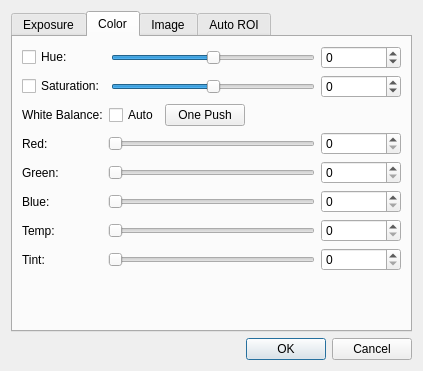
<?xml version="1.0" encoding="UTF-8"?>
<ui version="4.0">
 <class>DialogCameraSetup</class>
 <widget class="QDialog" name="DialogCameraSetup">
  <property name="geometry">
   <rect>
    <x>0</x>
    <y>0</y>
    <width>423</width>
    <height>371</height>
   </rect>
  </property>
  <property name="windowTitle">
   <string>Camera Setup Beginner Mode</string>
  </property>
  <layout class="QVBoxLayout" name="verticalLayout_4">
   <item>
    <widget class="QTabWidget" name="tabWidget">
     <property name="currentIndex">
      <number>1</number>
     </property>
     <widget class="QWidget" name="tab">
      <attribute name="title">
       <string>Exposure</string>
      </attribute>
      <layout class="QVBoxLayout" name="verticalLayout_3">
       <item>
        <layout class="QGridLayout" name="gridLayout_2">
         <item row="0" column="0">
          <widget class="QLabel" name="label_10">
           <property name="minimumSize">
            <size>
             <width>0</width>
             <height>0</height>
            </size>
           </property>
           <property name="text">
            <string>Brightness:</string>
           </property>
           <property name="alignment">
            <set>Qt::AlignLeading|Qt::AlignLeft|Qt::AlignVCenter</set>
           </property>
          </widget>
         </item>
         <item row="0" column="1">
          <widget class="QSlider" name="horizontalSliderBrightness">
           <property name="minimum">
            <number>-100</number>
           </property>
           <property name="maximum">
            <number>100</number>
           </property>
           <property name="orientation">
            <enum>Qt::Horizontal</enum>
           </property>
          </widget>
         </item>
         <item row="0" column="2">
          <widget class="QSpinBox" name="spinBoxBrightness">
           <property name="minimumSize">
            <size>
             <width>80</width>
             <height>0</height>
            </size>
           </property>
           <property name="minimum">
            <number>-100</number>
           </property>
           <property name="maximum">
            <number>100</number>
           </property>
          </widget>
         </item>
         <item row="1" column="0">
          <widget class="QLabel" name="label_13">
           <property name="text">
            <string>Contrast:</string>
           </property>
           <property name="alignment">
            <set>Qt::AlignLeading|Qt::AlignLeft|Qt::AlignVCenter</set>
           </property>
          </widget>
         </item>
         <item row="1" column="1">
          <widget class="QSlider" name="horizontalSliderContrast">
           <property name="minimum">
            <number>-100</number>
           </property>
           <property name="maximum">
            <number>100</number>
           </property>
           <property name="orientation">
            <enum>Qt::Horizontal</enum>
           </property>
          </widget>
         </item>
         <item row="1" column="2">
          <widget class="QSpinBox" name="spinBoxContrast">
           <property name="minimum">
            <number>-100</number>
           </property>
           <property name="maximum">
            <number>100</number>
           </property>
          </widget>
         </item>
         <item row="2" column="0">
          <widget class="QLabel" name="label_11">
           <property name="text">
            <string>BlackLevel:</string>
           </property>
           <property name="alignment">
            <set>Qt::AlignLeading|Qt::AlignLeft|Qt::AlignVCenter</set>
           </property>
          </widget>
         </item>
         <item row="2" column="1">
          <widget class="QSlider" name="horizontalSliderBlacklevel">
           <property name="minimum">
            <number>-100</number>
           </property>
           <property name="maximum">
            <number>100</number>
           </property>
           <property name="orientation">
            <enum>Qt::Horizontal</enum>
           </property>
          </widget>
         </item>
         <item row="2" column="2">
          <widget class="QSpinBox" name="spinBoxBlacklevel">
           <property name="minimum">
            <number>-100</number>
           </property>
           <property name="maximum">
            <number>100</number>
           </property>
          </widget>
         </item>
         <item row="3" column="0">
          <widget class="QLabel" name="label_12">
           <property name="text">
            <string>Gain(*10):</string>
           </property>
           <property name="alignment">
            <set>Qt::AlignLeading|Qt::AlignLeft|Qt::AlignVCenter</set>
           </property>
          </widget>
         </item>
         <item row="3" column="1">
          <widget class="QSlider" name="horizontalSliderGain">
           <property name="maximum">
            <number>500</number>
           </property>
           <property name="orientation">
            <enum>Qt::Horizontal</enum>
           </property>
          </widget>
         </item>
         <item row="3" column="2">
          <widget class="QSpinBox" name="spinBoxGain">
           <property name="maximum">
            <number>500</number>
           </property>
          </widget>
         </item>
        </layout>
       </item>
       <item>
        <widget class="Line" name="line">
         <property name="orientation">
          <enum>Qt::Horizontal</enum>
         </property>
        </widget>
       </item>
       <item>
        <layout class="QHBoxLayout" name="horizontalLayout_3">
         <item>
          <widget class="QLabel" name="label_7">
           <property name="minimumSize">
            <size>
             <width>100</width>
             <height>0</height>
            </size>
           </property>
           <property name="text">
            <string>Exposure Time:</string>
           </property>
          </widget>
         </item>
         <item>
          <widget class="QSlider" name="horizontalSliderExposureTime">
           <property name="orientation">
            <enum>Qt::Horizontal</enum>
           </property>
          </widget>
         </item>
         <item>
          <widget class="QSpinBox" name="spinBoxExposureTime">
           <property name="minimumSize">
            <size>
             <width>80</width>
             <height>0</height>
            </size>
           </property>
          </widget>
         </item>
        </layout>
       </item>
       <item>
        <layout class="QHBoxLayout" name="horizontalLayout_4">
         <item>
          <widget class="QPushButton" name="pushButtonExposureOnePush">
           <property name="text">
            <string>One Push</string>
           </property>
          </widget>
         </item>
         <item>
          <widget class="QCheckBox" name="checkBoxAutoExposure">
           <property name="text">
            <string>Auto Exposure</string>
           </property>
          </widget>
         </item>
         <item>
          <spacer name="horizontalSpacer_3">
           <property name="orientation">
            <enum>Qt::Horizontal</enum>
           </property>
           <property name="sizeHint" stdset="0">
            <size>
             <width>40</width>
             <height>20</height>
            </size>
           </property>
          </spacer>
         </item>
        </layout>
       </item>
       <item>
        <layout class="QGridLayout" name="gridLayout_3">
         <item row="0" column="1">
          <widget class="QSpinBox" name="spinBoxAutoExposureMin">
           <property name="minimumSize">
            <size>
             <width>80</width>
             <height>0</height>
            </size>
           </property>
           <property name="maximum">
            <number>255</number>
           </property>
          </widget>
         </item>
         <item row="1" column="0">
          <widget class="QLabel" name="label_9">
           <property name="text">
            <string>Auto Exposure Max Value:</string>
           </property>
          </widget>
         </item>
         <item row="1" column="1">
          <widget class="QSpinBox" name="spinBoxAutoExposureMax">
           <property name="maximum">
            <number>255</number>
           </property>
          </widget>
         </item>
         <item row="0" column="0">
          <widget class="QLabel" name="label_8">
           <property name="text">
            <string>Auto Exposure Min Value:</string>
           </property>
          </widget>
         </item>
         <item row="0" column="2">
          <spacer name="horizontalSpacer_4">
           <property name="orientation">
            <enum>Qt::Horizontal</enum>
           </property>
           <property name="sizeHint" stdset="0">
            <size>
             <width>40</width>
             <height>20</height>
            </size>
           </property>
          </spacer>
         </item>
        </layout>
       </item>
      </layout>
     </widget>
     <widget class="QWidget" name="tab_2">
      <attribute name="title">
       <string>Color</string>
      </attribute>
      <layout class="QVBoxLayout" name="verticalLayout">
       <item>
        <layout class="QGridLayout" name="gridLayout_4">
         <item row="0" column="2">
          <widget class="QSlider" name="horizontalSliderHue">
           <property name="minimum">
            <number>-100</number>
           </property>
           <property name="maximum">
            <number>100</number>
           </property>
           <property name="orientation">
            <enum>Qt::Horizontal</enum>
           </property>
          </widget>
         </item>
         <item row="1" column="3">
          <widget class="QSpinBox" name="spinBoxSaturation">
           <property name="minimumSize">
            <size>
             <width>80</width>
             <height>0</height>
            </size>
           </property>
           <property name="minimum">
            <number>-100</number>
           </property>
           <property name="maximum">
            <number>100</number>
           </property>
          </widget>
         </item>
         <item row="0" column="3">
          <widget class="QSpinBox" name="spinBoxHue">
           <property name="minimumSize">
            <size>
             <width>80</width>
             <height>0</height>
            </size>
           </property>
           <property name="minimum">
            <number>-100</number>
           </property>
           <property name="maximum">
            <number>100</number>
           </property>
          </widget>
         </item>
         <item row="1" column="2">
          <widget class="QSlider" name="horizontalSliderSaturation">
           <property name="minimum">
            <number>-100</number>
           </property>
           <property name="maximum">
            <number>100</number>
           </property>
           <property name="orientation">
            <enum>Qt::Horizontal</enum>
           </property>
          </widget>
         </item>
         <item row="0" column="1">
          <widget class="QCheckBox" name="checkBoxHue">
           <property name="text">
            <string>Hue:</string>
           </property>
          </widget>
         </item>
         <item row="1" column="1">
          <widget class="QCheckBox" name="checkBoxSaturation">
           <property name="text">
            <string>Saturation:</string>
           </property>
          </widget>
         </item>
        </layout>
       </item>
       <item>
        <layout class="QHBoxLayout" name="horizontalLayout_5">
         <item>
          <widget class="QLabel" name="label_16">
           <property name="text">
            <string>White Balance:</string>
           </property>
          </widget>
         </item>
         <item>
          <widget class="QCheckBox" name="checkBoxAutoWhiteBalance">
           <property name="text">
            <string>Auto</string>
           </property>
          </widget>
         </item>
         <item>
          <widget class="QPushButton" name="pushButtonWhiteBalanceOnePush">
           <property name="text">
            <string>One Push</string>
           </property>
          </widget>
         </item>
         <item>
          <spacer name="horizontalSpacer_5">
           <property name="orientation">
            <enum>Qt::Horizontal</enum>
           </property>
           <property name="sizeHint" stdset="0">
            <size>
             <width>40</width>
             <height>20</height>
            </size>
           </property>
          </spacer>
         </item>
        </layout>
       </item>
       <item>
        <layout class="QGridLayout" name="gridLayout_5">
         <item row="0" column="0">
          <widget class="QLabel" name="label_17">
           <property name="minimumSize">
            <size>
             <width>80</width>
             <height>0</height>
            </size>
           </property>
           <property name="text">
            <string>Red:</string>
           </property>
           <property name="alignment">
            <set>Qt::AlignLeading|Qt::AlignLeft|Qt::AlignVCenter</set>
           </property>
          </widget>
         </item>
         <item row="0" column="1">
          <widget class="QSlider" name="horizontalSliderRed">
           <property name="orientation">
            <enum>Qt::Horizontal</enum>
           </property>
          </widget>
         </item>
         <item row="0" column="2">
          <widget class="QSpinBox" name="spinBoxRed">
           <property name="minimumSize">
            <size>
             <width>80</width>
             <height>0</height>
            </size>
           </property>
          </widget>
         </item>
         <item row="1" column="0">
          <widget class="QLabel" name="label_18">
           <property name="text">
            <string>Green:</string>
           </property>
           <property name="alignment">
            <set>Qt::AlignLeading|Qt::AlignLeft|Qt::AlignVCenter</set>
           </property>
          </widget>
         </item>
         <item row="1" column="1">
          <widget class="QSlider" name="horizontalSliderGreen">
           <property name="orientation">
            <enum>Qt::Horizontal</enum>
           </property>
          </widget>
         </item>
         <item row="1" column="2">
          <widget class="QSpinBox" name="spinBoxGreen">
           <property name="minimumSize">
            <size>
             <width>80</width>
             <height>0</height>
            </size>
           </property>
          </widget>
         </item>
         <item row="2" column="0">
          <widget class="QLabel" name="label_19">
           <property name="text">
            <string>Blue:</string>
           </property>
           <property name="alignment">
            <set>Qt::AlignLeading|Qt::AlignLeft|Qt::AlignVCenter</set>
           </property>
          </widget>
         </item>
         <item row="2" column="1">
          <widget class="QSlider" name="horizontalSliderBlue">
           <property name="orientation">
            <enum>Qt::Horizontal</enum>
           </property>
          </widget>
         </item>
         <item row="2" column="2">
          <widget class="QSpinBox" name="spinBoxBlue">
           <property name="minimumSize">
            <size>
             <width>80</width>
             <height>0</height>
            </size>
           </property>
          </widget>
         </item>
        </layout>
       </item>
       <item>
        <layout class="QGridLayout" name="gridLayout_8">
         <item row="1" column="0">
          <widget class="QLabel" name="label_20">
           <property name="text">
            <string>Tint:</string>
           </property>
           <property name="alignment">
            <set>Qt::AlignLeading|Qt::AlignLeft|Qt::AlignVCenter</set>
           </property>
          </widget>
         </item>
         <item row="1" column="1">
          <widget class="QSlider" name="horizontalSliderTint">
           <property name="orientation">
            <enum>Qt::Horizontal</enum>
           </property>
          </widget>
         </item>
         <item row="0" column="1">
          <widget class="QSlider" name="horizontalSliderTemp">
           <property name="orientation">
            <enum>Qt::Horizontal</enum>
           </property>
          </widget>
         </item>
         <item row="0" column="2">
          <widget class="QSpinBox" name="spinBoxTemp">
           <property name="minimumSize">
            <size>
             <width>80</width>
             <height>0</height>
            </size>
           </property>
          </widget>
         </item>
         <item row="0" column="0">
          <widget class="QLabel" name="label_21">
           <property name="minimumSize">
            <size>
             <width>80</width>
             <height>0</height>
            </size>
           </property>
           <property name="text">
            <string>Temp:</string>
           </property>
           <property name="alignment">
            <set>Qt::AlignLeading|Qt::AlignLeft|Qt::AlignVCenter</set>
           </property>
          </widget>
         </item>
         <item row="1" column="2">
          <widget class="QSpinBox" name="spinBoxTint">
           <property name="minimumSize">
            <size>
             <width>80</width>
             <height>0</height>
            </size>
           </property>
          </widget>
         </item>
        </layout>
       </item>
       <item>
        <spacer name="verticalSpacer_2">
         <property name="orientation">
          <enum>Qt::Vertical</enum>
         </property>
         <property name="sizeHint" stdset="0">
          <size>
           <width>20</width>
           <height>40</height>
          </size>
         </property>
        </spacer>
       </item>
      </layout>
     </widget>
     <widget class="QWidget" name="tab_3">
      <attribute name="title">
       <string>Image</string>
      </attribute>
      <layout class="QVBoxLayout" name="verticalLayout_5">
       <item>
        <layout class="QGridLayout" name="gridLayout_6">
         <item row="0" column="1">
          <widget class="QSlider" name="horizontalSliderSharpness">
           <property name="orientation">
            <enum>Qt::Horizontal</enum>
           </property>
          </widget>
         </item>
         <item row="0" column="2">
          <widget class="QSpinBox" name="spinBoxSharpness">
           <property name="minimumSize">
            <size>
             <width>80</width>
             <height>0</height>
            </size>
           </property>
          </widget>
         </item>
         <item row="1" column="1">
          <widget class="QSlider" name="horizontalSliderGamma">
           <property name="orientation">
            <enum>Qt::Horizontal</enum>
           </property>
          </widget>
         </item>
         <item row="1" column="2">
          <widget class="QSpinBox" name="spinBoxGamma">
           <property name="minimumSize">
            <size>
             <width>80</width>
             <height>0</height>
            </size>
           </property>
          </widget>
         </item>
         <item row="2" column="1">
          <widget class="QSlider" name="horizontalSliderDenoise">
           <property name="orientation">
            <enum>Qt::Horizontal</enum>
           </property>
          </widget>
         </item>
         <item row="2" column="2">
          <widget class="QSpinBox" name="spinBoxDenoise">
           <property name="minimumSize">
            <size>
             <width>80</width>
             <height>0</height>
            </size>
           </property>
          </widget>
         </item>
         <item row="0" column="0">
          <widget class="QCheckBox" name="checkBoxSharpness">
           <property name="text">
            <string>Sharpness</string>
           </property>
          </widget>
         </item>
         <item row="2" column="0">
          <widget class="QCheckBox" name="checkBoxDenoise">
           <property name="text">
            <string>Denoise:</string>
           </property>
          </widget>
         </item>
         <item row="1" column="0">
          <widget class="QCheckBox" name="checkBoxGamma">
           <property name="text">
            <string>Gamma*10:</string>
           </property>
          </widget>
         </item>
        </layout>
       </item>
       <item>
        <layout class="QHBoxLayout" name="horizontalLayout_6">
         <item>
          <layout class="QGridLayout" name="gridLayout_7">
           <item row="0" column="0">
            <widget class="QLabel" name="label_23">
             <property name="text">
              <string>Flip Horizontal:</string>
             </property>
            </widget>
           </item>
           <item row="0" column="1">
            <widget class="QCheckBox" name="checkBoxHFlip">
             <property name="text">
              <string>Enable</string>
             </property>
            </widget>
           </item>
           <item row="1" column="0">
            <widget class="QLabel" name="label_24">
             <property name="text">
              <string>Flip Vertical:</string>
             </property>
            </widget>
           </item>
           <item row="1" column="1">
            <widget class="QCheckBox" name="checkBoxVFlip">
             <property name="text">
              <string>Enable</string>
             </property>
            </widget>
           </item>
          </layout>
         </item>
         <item>
          <spacer name="horizontalSpacer_6">
           <property name="orientation">
            <enum>Qt::Horizontal</enum>
           </property>
           <property name="sizeHint" stdset="0">
            <size>
             <width>40</width>
             <height>20</height>
            </size>
           </property>
          </spacer>
         </item>
        </layout>
       </item>
       <item>
        <spacer name="verticalSpacer_3">
         <property name="orientation">
          <enum>Qt::Vertical</enum>
         </property>
         <property name="sizeHint" stdset="0">
          <size>
           <width>20</width>
           <height>152</height>
          </size>
         </property>
        </spacer>
       </item>
      </layout>
     </widget>
     <widget class="QWidget" name="tabROI">
      <attribute name="title">
       <string>Auto ROI</string>
      </attribute>
      <layout class="QVBoxLayout" name="verticalLayout_2">
       <item>
        <layout class="QHBoxLayout" name="horizontalLayout_2">
         <item>
          <widget class="QLabel" name="label">
           <property name="text">
            <string>Auto Function ROI:</string>
           </property>
          </widget>
         </item>
         <item>
          <widget class="QCheckBox" name="checkBoxAutoFunctionROIEnable">
           <property name="text">
            <string>Enable</string>
           </property>
          </widget>
         </item>
         <item>
          <spacer name="horizontalSpacer">
           <property name="orientation">
            <enum>Qt::Horizontal</enum>
           </property>
           <property name="sizeHint" stdset="0">
            <size>
             <width>40</width>
             <height>20</height>
            </size>
           </property>
          </spacer>
         </item>
        </layout>
       </item>
       <item>
        <layout class="QHBoxLayout" name="horizontalLayout">
         <item>
          <widget class="QLabel" name="label_6">
           <property name="text">
            <string>Preset:</string>
           </property>
          </widget>
         </item>
         <item>
          <widget class="QComboBox" name="comboBoxAutoFunctionPreset">
           <property name="minimumSize">
            <size>
             <width>100</width>
             <height>0</height>
            </size>
           </property>
           <item>
            <property name="text">
             <string>Full Sensor</string>
            </property>
           </item>
           <item>
            <property name="text">
             <string>Center 50%</string>
            </property>
           </item>
           <item>
            <property name="text">
             <string>Center 25%</string>
            </property>
           </item>
           <item>
            <property name="text">
             <string>Custom Rectangle</string>
            </property>
           </item>
          </widget>
         </item>
         <item>
          <spacer name="horizontalSpacer_2">
           <property name="orientation">
            <enum>Qt::Horizontal</enum>
           </property>
           <property name="sizeHint" stdset="0">
            <size>
             <width>40</width>
             <height>20</height>
            </size>
           </property>
          </spacer>
         </item>
        </layout>
       </item>
       <item>
        <layout class="QGridLayout" name="gridLayout">
         <item row="0" column="0">
          <widget class="QLabel" name="labelLeft">
           <property name="text">
            <string>Left:</string>
           </property>
           <property name="alignment">
            <set>Qt::AlignLeading|Qt::AlignLeft|Qt::AlignVCenter</set>
           </property>
          </widget>
         </item>
         <item row="0" column="1">
          <widget class="QSlider" name="horizontalSliderLeft">
           <property name="orientation">
            <enum>Qt::Horizontal</enum>
           </property>
          </widget>
         </item>
         <item row="0" column="2">
          <widget class="QSpinBox" name="spinBoxLeft">
           <property name="minimumSize">
            <size>
             <width>80</width>
             <height>0</height>
            </size>
           </property>
           <property name="suffix">
            <string>%</string>
           </property>
          </widget>
         </item>
         <item row="1" column="0">
          <widget class="QLabel" name="label_3">
           <property name="text">
            <string>Top:</string>
           </property>
           <property name="alignment">
            <set>Qt::AlignLeading|Qt::AlignLeft|Qt::AlignVCenter</set>
           </property>
          </widget>
         </item>
         <item row="1" column="1">
          <widget class="QSlider" name="horizontalSliderTop">
           <property name="orientation">
            <enum>Qt::Horizontal</enum>
           </property>
          </widget>
         </item>
         <item row="1" column="2">
          <widget class="QSpinBox" name="spinBoxTop">
           <property name="suffix">
            <string>%</string>
           </property>
          </widget>
         </item>
         <item row="2" column="0">
          <widget class="QLabel" name="label_4">
           <property name="text">
            <string>Width:</string>
           </property>
           <property name="alignment">
            <set>Qt::AlignLeading|Qt::AlignLeft|Qt::AlignVCenter</set>
           </property>
          </widget>
         </item>
         <item row="2" column="1">
          <widget class="QSlider" name="horizontalSliderWidth">
           <property name="orientation">
            <enum>Qt::Horizontal</enum>
           </property>
          </widget>
         </item>
         <item row="2" column="2">
          <widget class="QSpinBox" name="spinBoxWidth">
           <property name="suffix">
            <string>%</string>
           </property>
           <property name="maximum">
            <number>100</number>
           </property>
          </widget>
         </item>
         <item row="3" column="0">
          <widget class="QLabel" name="label_5">
           <property name="text">
            <string>Height:</string>
           </property>
           <property name="alignment">
            <set>Qt::AlignLeading|Qt::AlignLeft|Qt::AlignVCenter</set>
           </property>
          </widget>
         </item>
         <item row="3" column="1">
          <widget class="QSlider" name="horizontalSliderHeight">
           <property name="orientation">
            <enum>Qt::Horizontal</enum>
           </property>
          </widget>
         </item>
         <item row="3" column="2">
          <widget class="QSpinBox" name="spinBoxHeight">
           <property name="suffix">
            <string>%</string>
           </property>
           <property name="maximum">
            <number>100</number>
           </property>
           <property name="value">
            <number>100</number>
           </property>
          </widget>
         </item>
        </layout>
       </item>
       <item>
        <spacer name="verticalSpacer">
         <property name="orientation">
          <enum>Qt::Vertical</enum>
         </property>
         <property name="sizeHint" stdset="0">
          <size>
           <width>20</width>
           <height>116</height>
          </size>
         </property>
        </spacer>
       </item>
      </layout>
     </widget>
    </widget>
   </item>
   <item>
    <widget class="QDialogButtonBox" name="buttonBox">
     <property name="orientation">
      <enum>Qt::Horizontal</enum>
     </property>
     <property name="standardButtons">
      <set>QDialogButtonBox::Cancel|QDialogButtonBox::Ok</set>
     </property>
    </widget>
   </item>
  </layout>
 </widget>
 <resources/>
 <connections>
  <connection>
   <sender>buttonBox</sender>
   <signal>accepted()</signal>
   <receiver>DialogCameraSetup</receiver>
   <slot>hide()</slot>
   <hints>
    <hint type="sourcelabel">
     <x>211</x>
     <y>350</y>
    </hint>
    <hint type="destinationlabel">
     <x>211</x>
     <y>185</y>
    </hint>
   </hints>
  </connection>
  <connection>
   <sender>buttonBox</sender>
   <signal>rejected()</signal>
   <receiver>DialogCameraSetup</receiver>
   <slot>hide()</slot>
   <hints>
    <hint type="sourcelabel">
     <x>211</x>
     <y>350</y>
    </hint>
    <hint type="destinationlabel">
     <x>211</x>
     <y>185</y>
    </hint>
   </hints>
  </connection>
 </connections>
</ui>
